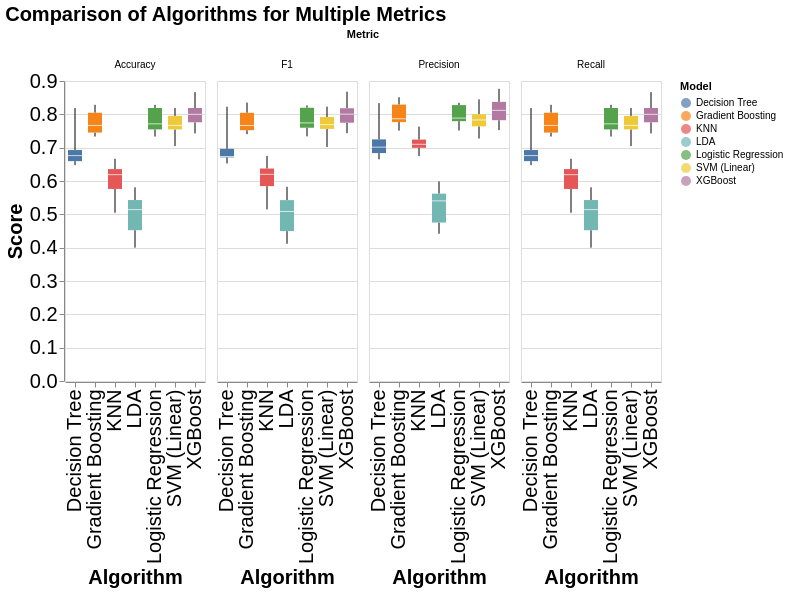

The notebook cell this image was saved under:
### Code cell
# Préparer les données au format long
names = [
    'Logistic Regression',
    'LDA',
    'KNN',
    'Decision Tree',
    'Gradient Boosting',
    'SVM (Linear)',
    'XGBoost'
]
data = []
for metric, metric_results in results_under.items():
    for model_name, scores in zip(names, metric_results):
        for score in scores:
            data.append({'Metric': metric.capitalize(), 'Model': model_name, 'Score': score})

df_long = pd.DataFrame(data)

# Ajouter tooltips au graphique
chart = alt.Chart(df_long).mark_boxplot(extent='min-max').encode(
    x=alt.X('Model:N', title='Algorithm'),
    y=alt.Y('Score:Q', title='Score'),
    color='Model:N',
    tooltip=[
        alt.Tooltip('Model:N', title='Algorithm'),
        alt.Tooltip('Score:Q', title='Score', format='.4f'),
        alt.Tooltip('Metric:N', title='Metric')
    ],
    column=alt.Column('Metric:N', title='Metric', spacing=10)
).properties(
    title='Comparison of Algorithms for Multiple Metrics'
).configure_title(
    fontSize=20,
    anchor='start'
).configure_axis(
    labelFontSize=20,
    titleFontSize=20
)
chart

### Figure 1 — Vega-Lite specification as saved in the notebook (floating-point values rounded to 4 significant figures; data arrays with more than 128 entries replaced by an {"elided": "..."} marker saying what was removed)
{"config": {"view": {"continuousWidth": 300, "continuousHeight": 300}, "axis": {"labelFontSize": 20, "titleFontSize": 20}, "title": {"anchor": "start", "fontSize": 20}}, "data": {"name": "data-e6ff01701a680620f1045849782ffc0d"}, "mark": {"type": "boxplot", "extent": "min-max"}, "encoding": {"color": {"field": "Model", "type": "nominal"}, "column": {"field": "Metric", "spacing": 10, "title": "Metric", "type": "nominal"}, "tooltip": [{"field": "Model", "title": "Algorithm", "type": "nominal"}, {"field": "Score", "format": ".4f", "title": "Score", "type": "quantitative"}, {"field": "Metric", "title": "Metric", "type": "nominal"}], "x": {"field": "Model", "title": "Algorithm", "type": "nominal"}, "y": {"field": "Score", "title": "Score", "type": "quantitative"}}, "title": "Comparison of Algorithms for Multiple Metrics", "$schema": "https://vega.github.io/schema/vega-lite/v5.8.0.json", "datasets": {"data-e6ff01701a680620f1045849782ffc0d": {"elided": "280 records"}}}
